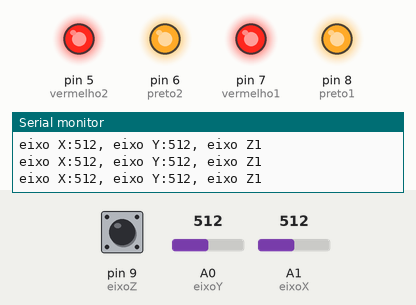
A sketch run on a simulated Arduino Uno, built with avr-gcc and run on an emulated ATmega328P. On the bench: output pins drawn as LEDs (lit = HIGH), the last lines printed to the serial monitor. Inputs (shaded band) come from the test bench; at power-on: A0 (eixoY) = 512, A1 (eixoX) = 512, pin 9 (eixoZ) HIGH.

Above: at 1.2 s.
1.3 s: A0 (eixoY) set to 413
4.3 s: A0 (eixoY) set to 385
At 5.0 s:
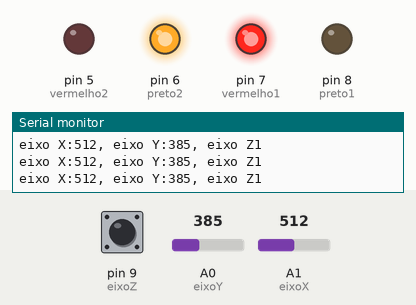
5.8 s: A1 (eixoX) set to 0
At 6.4 s:
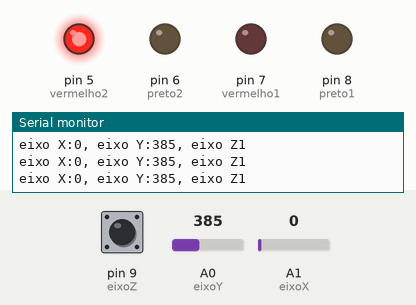
7.3 s: A1 (eixoX) set to 610
At 8.2 s:
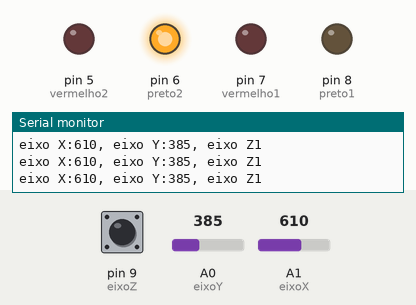
8.8 s: A0 (eixoY) set to 1023
At 9.7 s:
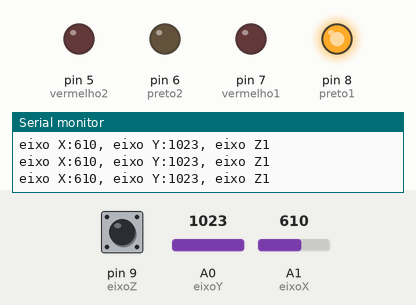
10.3 s: A1 (eixoX) set to 590
At 11.5 s:
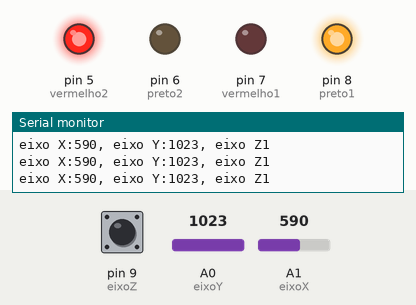
Timing chart, 0 to 12.8 s (numbered marks = the images above; inputs shaded):
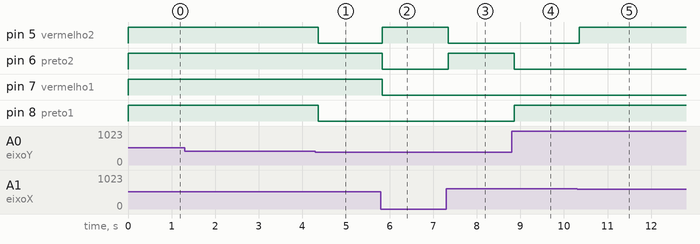

Measured:
- the behaviour switches between 400 and 399 on A0 (eixoY) (found by bisection; images 0 and 1)
- after the input at 4.3 s, pin 5 (vermelho2), pin 8 (preto1): HIGH → LOW after 0.06 s
- after the input at 5.8 s, pin 5 (vermelho2): LOW → HIGH at once; pin 6 (preto2), pin 7 (vermelho1): HIGH → LOW at once
- after the input at 7.3 s, pin 5 (vermelho2): HIGH → LOW after 0.05 s; pin 6 (preto2): LOW → HIGH after 0.05 s
- after the input at 8.8 s, pin 6 (preto2): HIGH → LOW after 0.06 s; pin 8 (preto1): LOW → HIGH after 0.06 s
- after the input at 10.3 s, pin 5 (vermelho2): LOW → HIGH after 0.05 s

The sketch:

mark_1.ino
```cpp
const int vermelho1 = 7;
const int preto1 = 8;
const int vermelho2 = 5;
const int preto2 = 6;
//teste
#define eixoX A1
#define eixoY A0
#define eixoZ 9

void setup(){
  pinMode(vermelho1, OUTPUT);
  pinMode(preto1, OUTPUT);
  pinMode(preto2, OUTPUT);
  pinMode(vermelho2, OUTPUT);
  pinMode(eixoX, INPUT);
  pinMode(eixoY, INPUT);
  pinMode(eixoZ, INPUT_PULLUP);
  Serial.begin(9600);
}
void  traz(){
  digitalWrite(vermelho1, HIGH);
  digitalWrite(preto1, LOW);
  digitalWrite(vermelho2, HIGH);
  digitalWrite(preto2, LOW);
}
void frente(){
  digitalWrite(vermelho1, LOW);
  digitalWrite(preto1, HIGH);
  digitalWrite(vermelho2, LOW);
  digitalWrite(preto2, HIGH);
}
void girod(){
  digitalWrite(vermelho1, HIGH);
  digitalWrite(preto1, LOW);
  digitalWrite(vermelho2, LOW);
  digitalWrite(preto2, HIGH);
}
void giroe(){
  digitalWrite(vermelho1, LOW);
  digitalWrite(preto1, HIGH);
  digitalWrite(vermelho2, HIGH);
  digitalWrite(preto2, LOW);
}
void direita(){
  digitalWrite(vermelho1, LOW);
  digitalWrite(preto1, HIGH);
  digitalWrite(vermelho2, LOW);
  digitalWrite(preto2, LOW);
}
void esquerda(){
  digitalWrite(vermelho1, LOW);
  digitalWrite(preto1, LOW);
  digitalWrite(vermelho2, LOW);
  digitalWrite(preto2, HIGH);
}
void esquerdatraz(){
  digitalWrite(vermelho1,LOW);
  digitalWrite(preto1, LOW);
  digitalWrite(vermelho2, HIGH);
  digitalWrite(preto2,LOW);
}
void direitatraz(){
  digitalWrite(vermelho1,HIGH);
  digitalWrite(preto1,LOW);
  digitalWrite(vermelho2,LOW);
  digitalWrite(preto2,LOW);
}
void parar(){
  digitalWrite(vermelho1, HIGH);
  digitalWrite(preto1, HIGH);
  digitalWrite(vermelho2, HIGH);
  digitalWrite(preto2, HIGH);
}
void loop(){
  int valorX = analogRead(eixoX);
  int valorY = analogRead(eixoY);
  bool botao = digitalRead(eixoZ);
  Serial.print("eixo X:");
  Serial.print(valorX);
  Serial.print(", eixo Y:");
  Serial.print(valorY);
  Serial.print(", eixo Z");
  Serial.println(botao);

  if (valorX > 490 && valorX < 540 && valorY < 600 && valorY > 440 ){
    parar();
  }else if (valorX > 600 && valorY < 600 && valorY > 400){
    frente();
  }else if (valorX< 500 && valorY < 600 && valorY > 400){
    traz();
  }else if( valorX > 600 && valorY > 600 ){
    direita();
  }else if(valorX > 600 && valorY <400){
    esquerda();
  }else if(valorX < 600 && valorX >400 && valorY < 400){
    girod();
  }else if(valorX < 600 && valorX > 400 && valorY > 600){
    giroe();
  }else if(valorX < 400 && valorY < 400){
    esquerdatraz();
  }else if(valorX < 400 && valorY > 600){
    direitatraz();
  }else {
    parar();
  }

}
```
